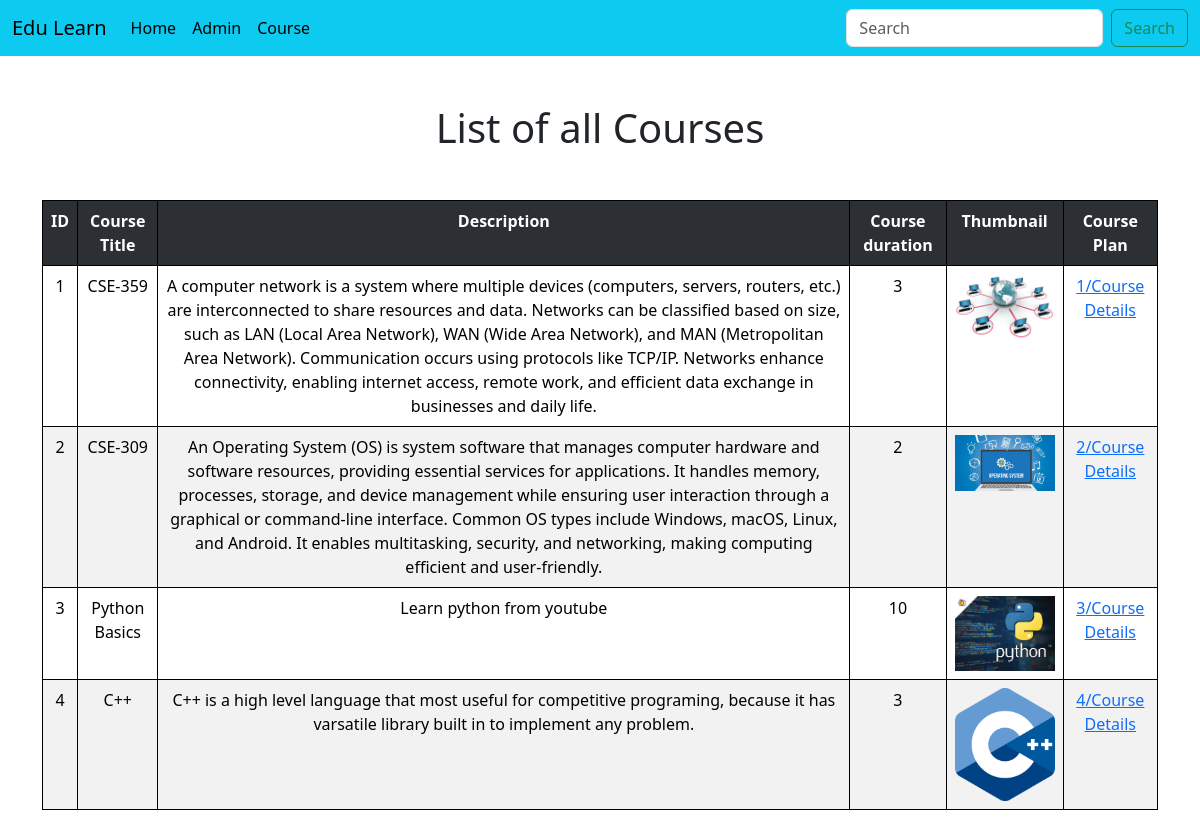
Page /courses/ on the committed database.
### Courses/models.py (models this page shows, shortened)
class Courses(models.Model):
    title = models.CharField(max_length=200)
    description = models.TextField()
    duration = models.IntegerField(help_text="Duration in hours")
    thumbnail = models.ImageField(upload_to='course_thumbnail/',null=True,blank=True)

### Courses/views.py (the view)
# urls.py: path('',views.home,name='home'),
def home(request):
    courses = Courses.objects.all()
    return render(request,'Courses/index.html',{'courses':courses})

### templates/Courses/index.html
{% extends "Courses/base.html" %}
{% block content %}
<div class="container">
  <h1 class="text-center my-5">List of all Courses</h1>
  <table class="table table-striped ">
      <tr class="table-dark">
          <th>ID</th>
          <th>Course Title</th>
          <th>Description</th>
          <th>Course duration</th>
          <th>Thumbnail</th>
          <th>Course Plan</th>
      </tr>
      {% for course in courses %}
      <tr>
          <td>{{course.id}}</td>
          <td>{{course.title}}</td>
          <td>{{course.description}}</td>
          <td>{{course.duration}}</td>
          <td><img src="{{ course.thumbnail.url }}" alt="{{ course.title }}" width="100"></td>
          <td><a href="{{course.id}}">{{course.id}}/Course Details</a></td>
      </tr>
      {% endfor %}
    </table>
</div>
{% endblock content %}

### templates/Courses/base.html (shortened to what this page needs)
<!DOCTYPE html>
<html lang="en">
  <head>
    {% load static %}
    <link href="https://cdn.jsdelivr.net/npm/bootstrap@5.3.3/dist/css/bootstrap.min.css" rel="stylesheet">
    <link rel="stylesheet" href="{% static '5.3.3/dist/js/bootstrap.min.css' %}">
  </head>
  <body>
    <nav class="navbar navbar-expand-lg navbar-light bg-info">
      <div class="container-fluid">
        <a class="navbar-brand" href="#">Edu Learn</a>
        <div class="collapse navbar-collapse" id="navbarSupportedContent">
          <ul class="navbar-nav me-auto mb-2 mb-lg-0">
            <li class="nav-item">
              <a class="nav-link active" aria-current="page" href="{% url 'home' %}">Home</a>
            </li>
            <li class="nav-item">
              <a class="nav-link active" aria-current="page" href="http://127.0.0.1:8000/admin/">Admin</a>
            </li>
            <li class="nav-item">
              <a class="nav-link active" aria-current="page" href="{% url 'home' %}">Course</a>
            </li>
          </ul>
          <form class="d-flex">
            <input class="form-control me-2" type="search" placeholder="Search" aria-label="Search">
            <button class="btn btn-outline-success" type="submit">Search</button>
          </form>
        </div>
      </div>
    </nav>
    {% block content %}
    {% endblock content %}
  </body>
</html>

### templates/Courses/base.html (style rules this page uses)
table, th, td { border:1px solid black; }
th, td { text-align: center; }

### rows in the picture
Courses: id "1", title "CSE-359", description "A computer network is a system where multiple devices (computers, servers, routers, etc.) are interconnected to share resources and data. Networks can be classified based on size, such as LAN (Local Area Network), WAN (Wide Area Network), and MAN (Metropolitan Area Network). Communication occurs using protocols like TCP/IP. Networks enhance connectivity, enabling internet access, remote work, and efficient data exchange in businesses and daily life.", duration "3", thumbnail (picture)
Courses: id "2", title "CSE-309", description "An Operating System (OS) is system software that manages computer hardware and software resources, providing essential services for applications. It handles memory, processes, storage, and device management while ensuring user interaction through a graphical or command-line interface. Common OS types include Windows, macOS, Linux, and Android. It enables multitasking, security, and networking, making computing efficient and user-friendly.", duration "2", thumbnail (picture)
Courses: id "3", title "Python Basics", description "Learn python from youtube", duration "10", thumbnail (picture)
Courses: id "4", title "C++", description "C++ is a high level language that most useful for competitive programing, because it has varsatile library built in to implement any problem.", duration "3", thumbnail (picture)
